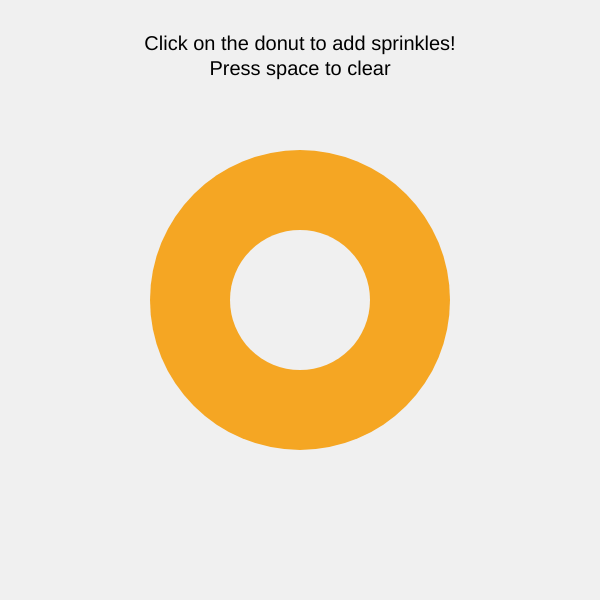
Frame 1 (no input)
Frame 60 (no input): identical to frame 1, image omitted
Frame 120 (the mouse pressed at the canvas centre since frame 60): identical to frame 1, image omitted

The p5.js sketch that drew this single still picture (run headless with seeded random() and noise() and a simulated clock; from frame 60 on, the mouse is pressed at the canvas centre):

// p5.js sketch
// ── sketch.js
// Array to store all sprinkle objects with their properties
let sprinkles = [];
// Color palette for sprinkle visual variety
let sprinkleColors = ['#B5DE5', '#F15BB5', '#FEE440', '#00BBF9', '#00F5D4'];

// Initialization function for canvas setup
function setup() {
  createCanvas(600, 600);  // Standard square canvas dimensions
  noStroke();  // Disable shape outlines for cleaner appearance
}

// Main rendering loop for continuous animation
function draw() {
  background(240);  // Light gray background for contrast
  
  // Render donut base (outer circle)
  fill('#F5A623');  // Warm orange-brown donut color
  circle(width/2, height/2, 300);  // Centered circular shape
  
  // Render donut hole (inner circle)
  fill(240);  // Matches background color for hole illusion
  circle(width/2, height/2, 140);  // Centered cutout
  
  // Iterate through all sprinkles for rendering
  for (let s of sprinkles) {
    fill(s.color);  // Apply individual sprinkle color
    circle(s.x, s.y, s.size);  // Render each sprinkle
  }
  
  // Display user instructions
  fill(0);  // Black text for maximum visibility
  textSize(20);  // Legible font size
  textAlign(CENTER);  // Centered text alignment
  text("Click on the donut to add sprinkles!\nPress space to clear", width/2, 50);
}

// Mouse interaction handler for sprinkle placement
function mousePressed() {
  // Calculate distance from click to donut center
  let distance = dist(mouseX, mouseY, width/2, height/2);
  // Verify click occurred within donut surface area
  if (distance > 70 && distance < 150) {
    // Create new sprinkle with randomized properties
    sprinkles.push({
      x: mouseX,  // Horizontal position
      y: mouseY,  // Vertical position
      size: random(10, 25),  // Varied size for realism
      color: random(sprinkleColors)  // Random color selection
    });
  }
}

// Keyboard input handler for reset functionality
function keyPressed() {
  // Check for spacebar input
  if (key === ' ') {
    sprinkles = [];  // Clear all sprinkles from array
  }
}
